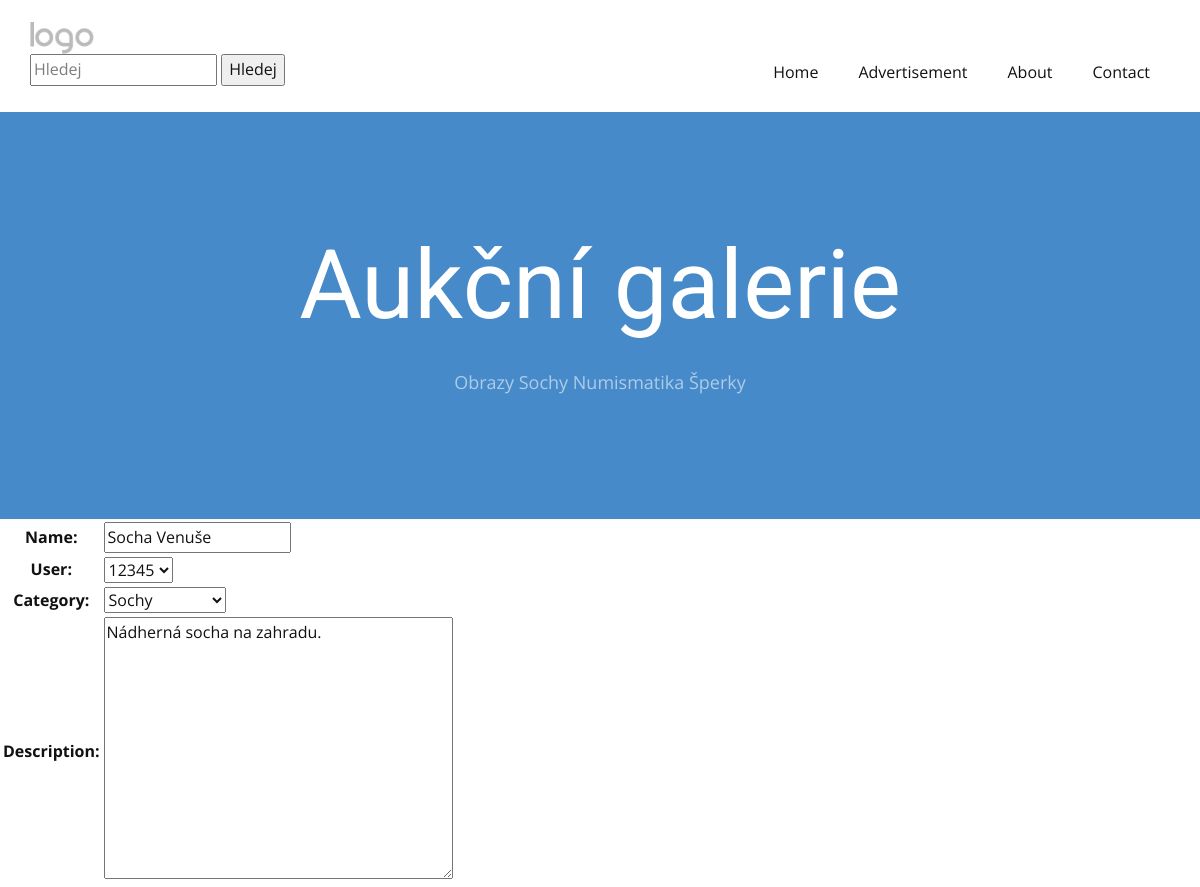
The page /advertisement/update/14 (upper part) on the database as committed earlier.
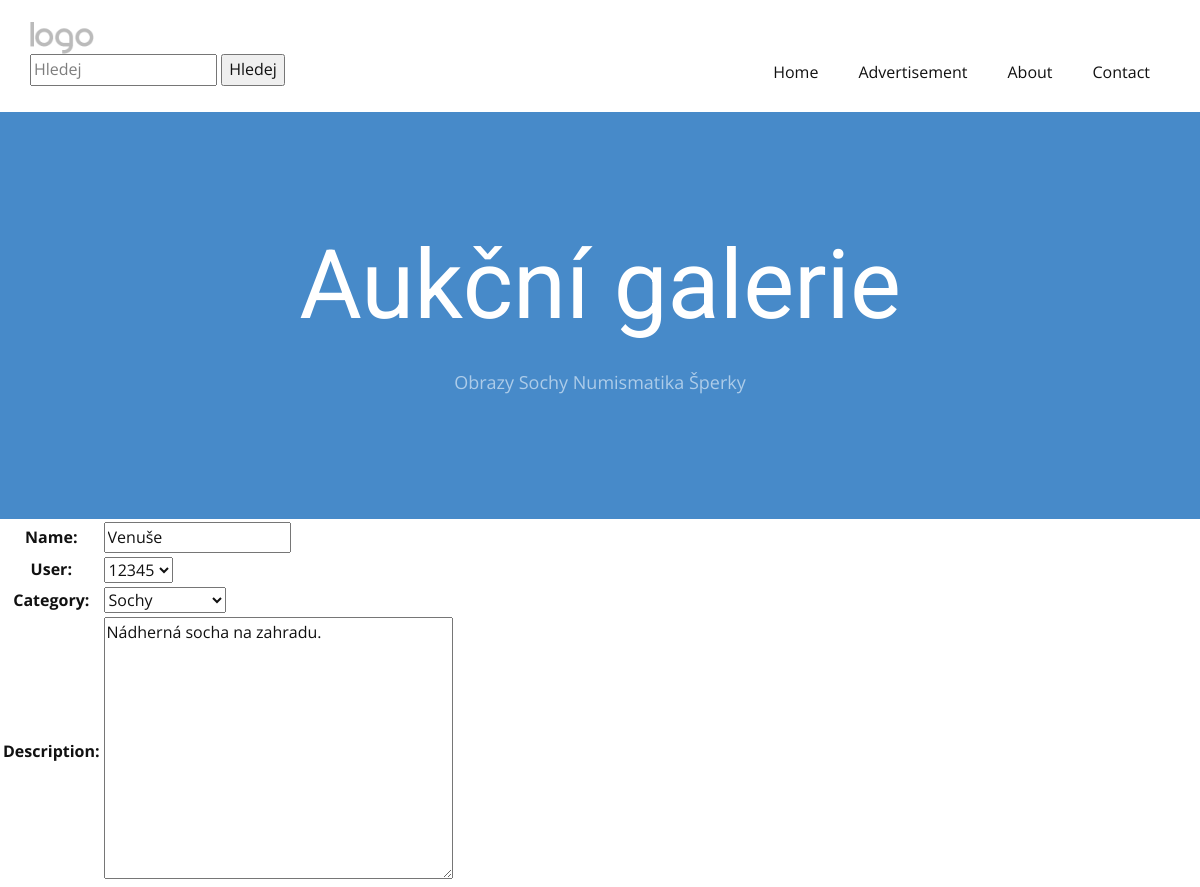
The same page on the database as committed later.
### viewer/models.py (models this page shows, shortened)
class Advertisement(Model):
    name = CharField(max_length=128)
    user = ForeignKey(User, on_delete=models.DO_NOTHING)
    category = ForeignKey(Category, on_delete=models.DO_NOTHING)
    description = TextField()

class Category(Model):
    name = CharField(max_length=128)
    def __str__(self):
        return f"{self.name}"

### viewer/views.py (the view)
# urls.py: path('advertisement/update/<pk>', AdvertisementUpdateView.as_view(), name='advertisement_update'),
class AdvertisementUpdateView(UpdateView):
    template_name = 'advertisement_form.html'
    model = Advertisement
    form_class = AdvertisementForm
    success_url = reverse_lazy('advertisement')

### viewer/forms.py
class AdvertisementForm(ModelForm):
  class Meta:
    model = Advertisement
    fields = '__all__'

### viewer/templates/advertisement_form.html (shortened to what this page needs)
{% extends 'base.html' %}
{% block content %}
<form method="POST" enctype="multipart/form-data">
    <table id="building_form">
        {{form}}
    </table>
</form>
{% endblock %}

Rows that differ between the two databases and show on the page:
changed Advertisement "Sochy": name "Socha Venuše" → "Venuše"
